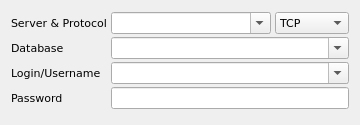
<?xml version="1.0" encoding="UTF-8"?>
<ui version="4.0">
 <class>InterbaseWidget</class>
 <widget class="QWidget" name="InterbaseWidget">
  <property name="geometry">
   <rect>
    <x>0</x>
    <y>0</y>
    <width>360</width>
    <height>125</height>
   </rect>
  </property>
  <property name="font">
   <font>
    <family>DejaVu Sans</family>
    <pointsize>8</pointsize>
   </font>
  </property>
  <property name="windowTitle">
   <string>Interbase Server</string>
  </property>
  <property name="toolTip">
   <string>Interbase Server</string>
  </property>
  <property name="statusTip">
   <string>Interbase Server</string>
  </property>
  <property name="locale">
   <locale language="English" country="UnitedStates"/>
  </property>
  <layout class="QGridLayout" name="gridLayout">
   <property name="horizontalSpacing">
    <number>4</number>
   </property>
   <property name="verticalSpacing">
    <number>2</number>
   </property>
   <item row="0" column="0">
    <widget class="QLabel" name="lblServerProtocol">
     <property name="text">
      <string>Server &amp; Protocol</string>
     </property>
    </widget>
   </item>
   <item row="0" column="1">
    <widget class="QComboBox" name="cmbServer">
     <property name="sizePolicy">
      <sizepolicy hsizetype="Expanding" vsizetype="Fixed">
       <horstretch>0</horstretch>
       <verstretch>0</verstretch>
      </sizepolicy>
     </property>
     <property name="editable">
      <bool>true</bool>
     </property>
    </widget>
   </item>
   <item row="0" column="2">
    <widget class="QComboBox" name="cmbProtocol">
     <item>
      <property name="text">
       <string>TCP</string>
      </property>
     </item>
     <item>
      <property name="text">
       <string>SPX</string>
      </property>
     </item>
     <item>
      <property name="text">
       <string>NetBEUI</string>
      </property>
     </item>
    </widget>
   </item>
   <item row="1" column="0">
    <widget class="QLabel" name="lblDatabase">
     <property name="text">
      <string>Database</string>
     </property>
    </widget>
   </item>
   <item row="1" column="1" colspan="2">
    <widget class="QComboBox" name="cmbDatabase">
     <property name="editable">
      <bool>true</bool>
     </property>
    </widget>
   </item>
   <item row="2" column="0">
    <widget class="QLabel" name="lblLogin">
     <property name="text">
      <string>Login/Username</string>
     </property>
    </widget>
   </item>
   <item row="2" column="1" colspan="2">
    <widget class="QComboBox" name="cmbLogin">
     <property name="editable">
      <bool>true</bool>
     </property>
    </widget>
   </item>
   <item row="3" column="0">
    <widget class="QLabel" name="cmbPassword">
     <property name="text">
      <string>Password</string>
     </property>
    </widget>
   </item>
   <item row="3" column="1" colspan="2">
    <widget class="QLineEdit" name="linePassword"/>
   </item>
  </layout>
 </widget>
 <resources/>
 <connections/>
</ui>
